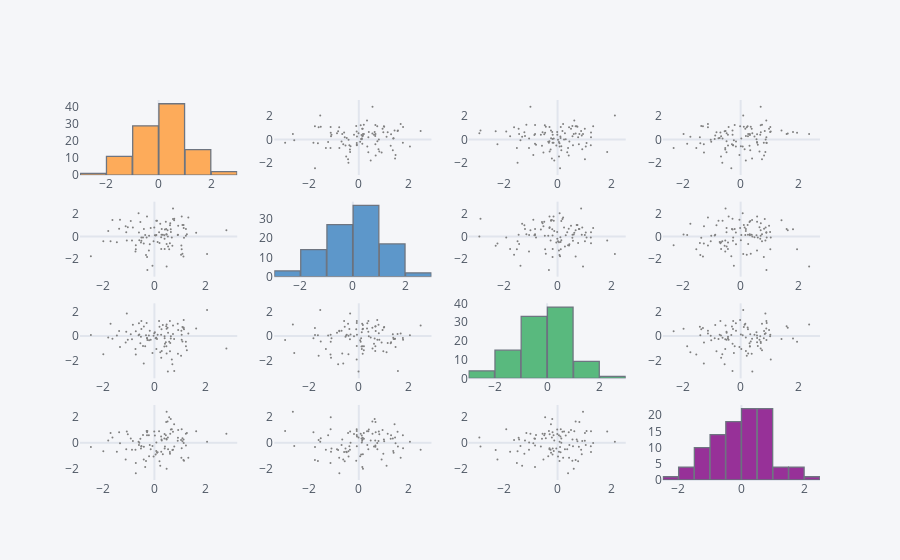

Notebook cell for this chart:
### Code cell
df.scatter_matrix() # All columns must have numerical data
